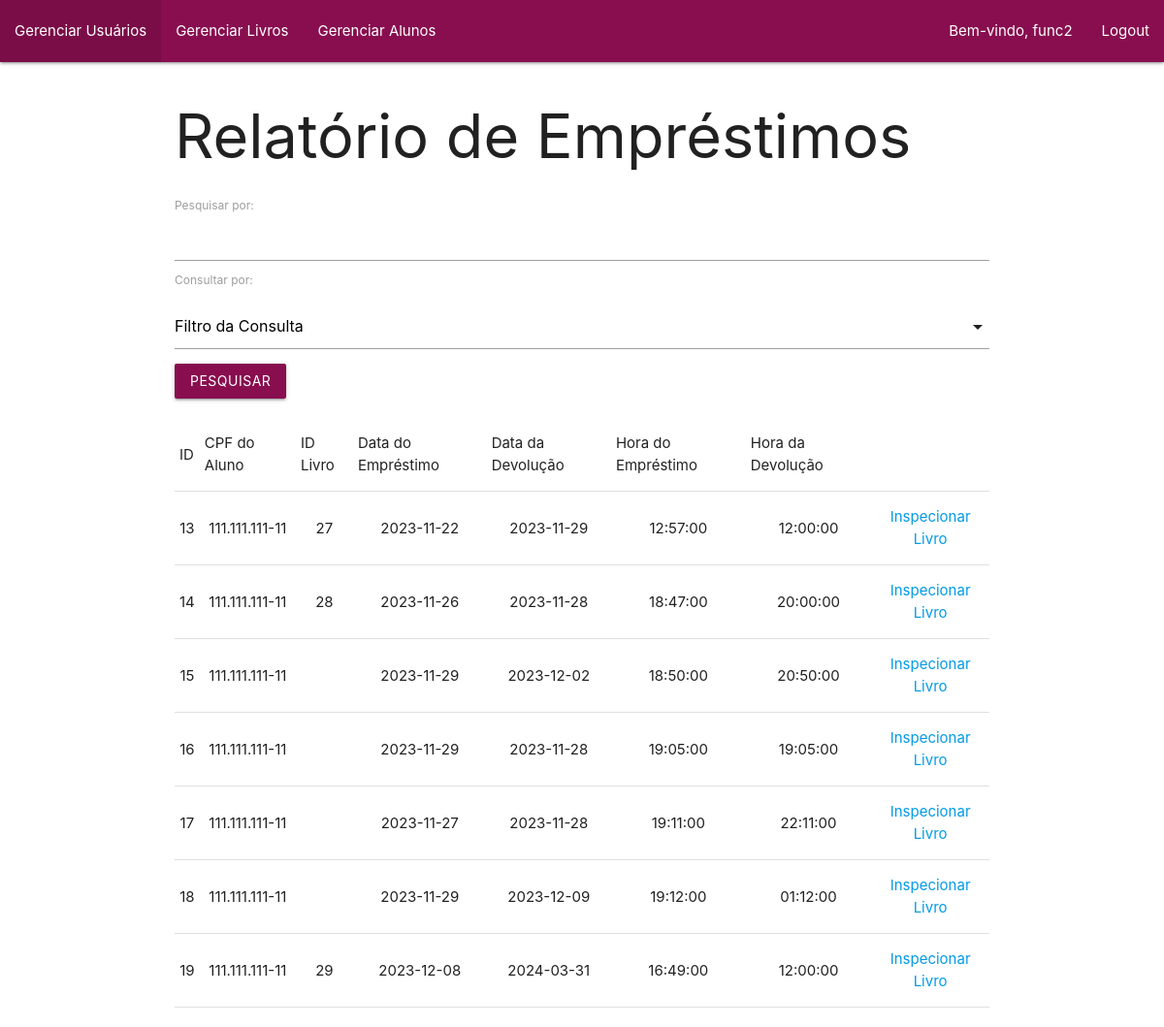
Page /admin/emprestimo_read.php (signed in) on the committed database.
### tables this page shows
CREATE TABLE IF NOT EXISTS `emprestimo` (
  `id_emprestimo` int(11) NOT NULL AUTO_INCREMENT,
  `id_cpf_aluno` varchar(20) DEFAULT NULL,
  `id_livro` int(11) DEFAULT NULL,
  `data_emprestimo` date DEFAULT NULL,
  `data_retorno` date DEFAULT NULL,
  `hora_emprestimo` time DEFAULT NULL,
  `hora_retorno` time DEFAULT NULL,
  `comentarios` varchar(400) DEFAULT NULL,
  `status_emprestimo` varchar(50) NOT NULL,
  PRIMARY KEY (`id_emprestimo`),
  KEY `FK_emprestimo_aluno` (`id_cpf_aluno`),
  KEY `FK_emprestimo_livros` (`id_livro`),
  CONSTRAINT `FK_emprestimo_aluno` FOREIGN KEY (`id_cpf_aluno`) REFERENCES `aluno` (`cpf`) ON DELETE SET NULL ON UPDATE CASCADE,
  CONSTRAINT `FK_emprestimo_livros` FOREIGN KEY (`id_livro`) REFERENCES `livros` (`id_livro`) ON DELETE SET NULL ON UPDATE CASCADE
);

### admin/emprestimo_read.php (the view, shortened to what this page needs)
<!DOCTYPE html>
<html lang="en">
<head>
    <link type="text/css" rel="stylesheet" href="../materialize/css/materialize.min.css"  media="screen,projection"/>
</head>
<body>
    <?php include 'navbar.php' ?>
    <div class="container">
        <h1>Relatório de Empréstimos</h1>
        <form method="post">
            <label for="search">Pesquisar por:</label>
            <input type="text" id="search" name="pesquisa" autocomplete="off">
            <label for="consultaPor">Consultar por: </label>
            <div class="input-field col s12">
            </div>
            <div class="row">
                <button class="btn pink darken-4" type="submit" name="submit">Pesquisar</button>
            </div>
        </form>
        <div class="row">
            <table class="stripped centered">
                <thead>
                    <tr>
                        <td>ID</td>
                        <td>CPF do Aluno</td>
                        <td>ID Livro</td>
                        <td>Data do Empréstimo</td>
                        <td>Data da Devolução</td>
                        <td>Hora do Empréstimo</td>
                        <td>Hora da Devolução</td>
                    </tr>
                </thead>
                <tbody>
                    <?php
                        include 'connect.php';
                        include 'classes.php';
                        if(!isset($_POST['submit']))
                        {
                            $query = "SELECT * FROM emprestimo";
                            $stmt = $mysqli->prepare($query);
                            $stmt->execute();
                            $result = $stmt->get_result();
                            $rows = $result->fetch_all(MYSQLI_NUM);
                        }
                        foreach($rows as $row)
                        {
                            echo "<tr>";
                            foreach($row as $columnIndex=>$entry)
                            {
                                if($columnIndex == 7 || $columnIndex == 8)
                                {
                                    continue;
                                }
                                echo "<td>$entry</td>";
                            }
                            echo "<td><a href='./livros_insp.php?id=$row[2]'>Inspecionar Livro</a></td>";
                            echo "</tr>";
                        }
                    ?>
                </tbody>
            </table>
        </div>
    </div>
</body>
</html>

### rows in the picture
emprestimo: id_emprestimo "13", id_cpf_aluno "111.111.111-11", id_livro "27", data_emprestimo "2023-11-22", data_retorno "2023-11-29", hora_emprestimo "12:57:00", hora_retorno "12:00:00"
emprestimo: id_emprestimo "14", id_cpf_aluno "111.111.111-11", id_livro "28", data_emprestimo "2023-11-26", data_retorno "2023-11-28", hora_emprestimo "18:47:00", hora_retorno "20:00:00"
emprestimo: id_emprestimo "15", id_cpf_aluno "111.111.111-11", data_emprestimo "2023-11-29", data_retorno "2023-12-02", hora_emprestimo "18:50:00", hora_retorno "20:50:00"
emprestimo: id_emprestimo "16", id_cpf_aluno "111.111.111-11", data_emprestimo "2023-11-29", data_retorno "2023-11-28", hora_emprestimo "19:05:00", hora_retorno "19:05:00"
emprestimo: id_emprestimo "17", id_cpf_aluno "111.111.111-11", data_emprestimo "2023-11-27", data_retorno "2023-11-28", hora_emprestimo "19:11:00", hora_retorno "22:11:00"
emprestimo: id_emprestimo "18", id_cpf_aluno "111.111.111-11", data_emprestimo "2023-11-29", data_retorno "2023-12-09", hora_emprestimo "19:12:00", hora_retorno "01:12:00"
emprestimo: id_emprestimo "19", id_cpf_aluno "111.111.111-11", id_livro "29", data_emprestimo "2023-12-08", data_retorno "2024-03-31", hora_emprestimo "16:49:00", hora_retorno "12:00:00"

### other values in the picture
$nome "func2"
